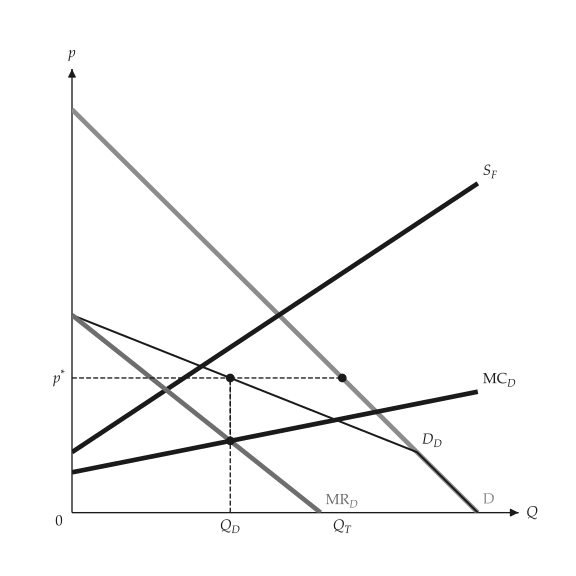

The Python source for this figure:
"""Render kinked demand, dominant-firm and cartel-with-fringe figures."""

from __future__ import annotations

from pathlib import Path

from common import Session, parser

from micro_viz import (
    DominantFirm,
    KinkedDemand,
    PlotTheme,
    cartel_elasticity_canvas,
    dominant_firm_canvas,
    kinked_demand_canvas,
)


def dominant_examples(
    output_dir: Path,
    theme: PlotTheme,
    *,
    kinked: KinkedDemand,
    costs: tuple[float, ...],
    firm: DominantFirm,
    inelastic: DominantFirm,
    elastic: DominantFirm,
    title: str | None = None,
) -> list[Path]:
    """Write the dominant-firm figures into ``output_dir`` and return their paths."""
    output_dir.mkdir(parents=True, exist_ok=True)
    figures = {
        "kinked_demand.svg": kinked_demand_canvas(
            kinked, costs, theme=theme, title=title
        ),
        "dominant_firm.svg": dominant_firm_canvas(
            firm, theme=theme, title=title
        ),
        "cartel_fringe.svg": dominant_firm_canvas(
            firm,
            cartel=True,
            theme=theme,
            title=title,
            prefix="oligopoly.cartel",
        ),
        "cartel_elasticity.svg": cartel_elasticity_canvas(
            inelastic, elastic, theme=theme
        ),
    }
    paths = []
    for name, figure in figures.items():
        figure.save(output_dir / name)
        paths.append(output_dir / name)
    return paths


def main() -> None:
    args_parser = parser(__doc__)
    args_parser.add_argument(
        "--kink",
        type=float,
        nargs=4,
        default=[10.0, 20.0, 0.5, 1.5],
        help="Q P upper lower",
    )
    args_parser.add_argument(
        "--kink-costs", type=float, nargs="+", default=[8.0, 12.0]
    )
    args_parser.add_argument(
        "--firm",
        type=float,
        nargs=6,
        default=[40.0, 1.0, 6.0, 1.5, 4.0, 0.2],
        help="a b p0 e c0 c1",
    )
    args_parser.add_argument(
        "--inelastic",
        type=float,
        nargs=6,
        default=[30.0, 0.6, 6.0, 1.0, 4.0, 0.2],
    )
    args_parser.add_argument(
        "--elastic",
        type=float,
        nargs=6,
        default=[60.0, 2.5, 6.0, 1.0, 4.0, 0.2],
    )
    args_parser.add_argument("--title", default=None)
    args = args_parser.parse_args()
    session = Session(args)
    try:
        dominant_examples(
            args.output_dir,
            session.theme,
            kinked=KinkedDemand(*args.kink),
            costs=tuple(args.kink_costs),
            firm=DominantFirm(*args.firm),
            inelastic=DominantFirm(*args.inelastic),
            elastic=DominantFirm(*args.elastic),
            title=args.title,
        )
    finally:
        session.close()


if __name__ == "__main__":
    main()
